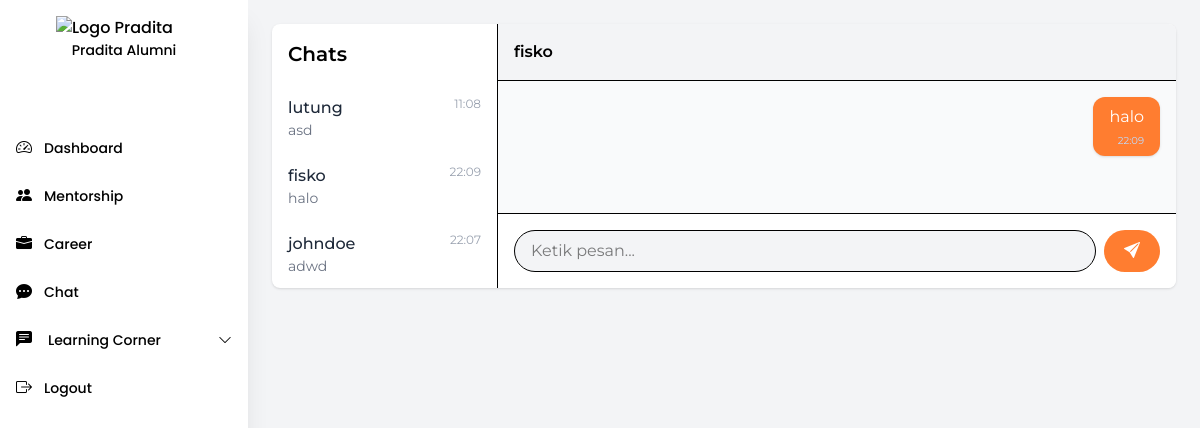
Page /chat/1/ (signed in) on the committed database.
### users/models.py (models this page shows, shortened)
class User(models.Model):
    nama = models.CharField(max_length=100)
    nim = models.CharField(max_length=20, unique=True)
    ROLE_CHOICES = [
        ("mahasiswa", "Mahasiswa"),
        ("alumni", "Alumni"),
    ]
    role = models.CharField(
        max_length=20,
        choices=ROLE_CHOICES,
        default="mahasiswa"
    )
    email = models.EmailField(unique=True)
    password = models.CharField(max_length=255)

### chat/models.py (models this page shows)
class ChatMessage(models.Model):
    conversation = models.ForeignKey(Conversation, on_delete=models.CASCADE, null=False, blank=False)
    sender = models.ForeignKey(User, on_delete=models.CASCADE)
    message = models.TextField()
    created_at = models.DateTimeField(auto_now_add=True)
    class Meta:
        ordering = ['created_at']

### users/decorators.py (the view)
    def wrapper(request, *args, **kwargs):
        if "user_id" not in request.session:
            return redirect("login")
        return view_func(request, *args, **kwargs)

### chat/utils.py (called while the page is built)
def get_or_create_conversation(user1, user2):
    if user1.id < user2.id:
        u1, u2 = user1, user2
    else:
        u1, u2 = user2, user1
    conv, created = Conversation.objects.get_or_create(
        user1=u1,
        user2=u2
    )
    return conv

### chat/templates/chat/index.html (shortened to what this page needs)
{% extends "chat/inbox.html" %}
{% block chat_content %}
<div class="p-4 border-b font-semibold bg-gray-100">
    {{ other_user.nama }}
</div>
<div id="chat-box" class="flex-1 p-4 overflow-y-auto space-y-3 bg-gray-50">
    {% for msg in messages %}
        {% if msg.sender.id == current_user.id %}
            <div class="flex justify-end">
                <div class="bg-(--color-primary) text-white px-4 py-2 rounded-xl max-w-xs shadow">
                    <p>{{ msg.message }}</p>
                    <p class="text-[10px] text-blue-200 mt-1 text-right">
                        {{ msg.created_at|date:"H:i" }}
                    </p>
                </div>
            </div>
        {% endif %}
    {% endfor %}
</div>
<form method="POST" class="p-4 border-t flex gap-2 bg-white">
    <input type="text" name="message" placeholder="Ketik pesan..."class="flex-1 border rounded-full px-4 py-2 bg-gray-100 focus:outline-none"required>
    <button class="bg-(--color-primary) text-white px-5 py-2 rounded-full">
        <i class="bi bi-send-fill"></i>
    </button>
</form>
{% endblock %}

### chat/templates/chat/inbox.html (shortened to what this page needs)
{% extends "base.html" %}
{% block content %}
<div class="flex h-[80vh] bg-white rounded-lg shadow overflow-hidden">
    <div class="w-1/4 border-r overflow-y-auto">
        <h2 class="text-xl font-semibold p-4">Chats</h2>
        {% for item in chat_partners %}
            <a href="{% url 'private_chat' item.user.id %}"
               class="block px-4 py-3 hover:bg-gray-100">
                <div class="flex justify-between">
                    <span class="font-medium text-gray-800">{{ item.user.nama }}</span>
                    <span class="text-gray-400 text-xs">{{ item.last_time|date:"H:i" }}</span>
                </div>
                <p class="text-gray-500 text-sm truncate">{{ item.last_message }}</p>
            </a>
        {% empty %}
            <p class="p-4 text-gray-500">Belum ada chat.</p>
        {% endfor %}
    </div>
        <div class="flex-1 flex flex-col">
            {% block chat_content %}{% endblock %}
        </div>
</div>
{% endblock %}

### rows in the picture
User: user.nama "lutung", last_time "11:08", last_message "asd"
User: user.nama "fisko", last_time "22:09", last_message "halo", nama "fisko"
User: user.nama "johndoe", last_time "22:07", last_message "adwd"
ChatMessage: message "halo", created_at "22:09"
